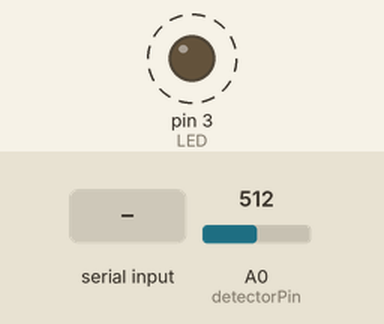
Simulated run of this sketch. Board: Arduino Uno, built with avr-gcc and run on an emulated ATmega328P. On the bench: output pins drawn as LEDs (lit = HIGH). Dashed ring = blinking. Inputs (shaded band) come from the test bench; at power-on: A0 (detectorPin) = 512. What the sketch prints to the serial monitor is not drawn.

Above: at 1.2 s.
1.3 s: "d" received over Serial
Timing chart, 0 to 10.3 s (numbered marks = the images above; inputs shaded):
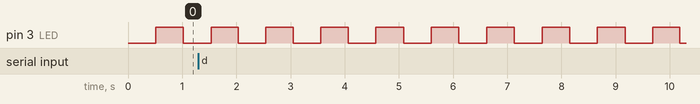

Measured:
- by itself, pin 3 (LED): alternates HIGH for 0.51 s and LOW for 0.51 s

The sketch:

arduino_datalog_python.ino
```cpp
const int LED = 3;
const int detectorPin = A0;

const unsigned long Ton_ms  = 500;
const unsigned long Toff_ms = 500;
const unsigned long Ts_ms   = 10;

const int discard = 3;

float lastTrue = 0.0;

// capture control
bool captureRequested = false;
int captureCount = 0;
double captureSum = 0.0;

float adcToVolt(int adc) {
  return (adc * 5.0) / 1023.0;
}

void setup() {
  pinMode(LED, OUTPUT);
  digitalWrite(LED, LOW);
  Serial.begin(115200);
  Serial.println("raw,true");
}

void loop() {

  // ---- robust serial read: consume all chars ----
  while (Serial.available() > 0) {
    char cmd = Serial.read();
    if (cmd == 'd' || cmd == 'D') {
      captureRequested = true;
      captureCount = 0;
      captureSum = 0.0;
      Serial.println("# D received, capturing 3 true values...");
    }
  }

  // ---------------- OFF window ----------------
  digitalWrite(LED, LOW);
  unsigned long t0 = millis();

  float sumOff = 0.0;
  int nOff = 0;
  int k = 0;

  while (millis() - t0 < Toff_ms) {
    float raw = adcToVolt(analogRead(detectorPin));

    Serial.print(raw, 4);
    Serial.print(",");
    Serial.println(lastTrue, 4);

    if (k >= discard) { sumOff += raw; nOff++; }
    k++;

    delay(Ts_ms);
  }

  float Voff_avg = (nOff > 0) ? (sumOff / nOff) : 0.0;

  // ---------------- ON window ----------------
  digitalWrite(LED, HIGH);
  t0 = millis();

  float sumOn = 0.0;
  int nOn = 0;
  k = 0;

  while (millis() - t0 < Ton_ms) {
    float raw = adcToVolt(analogRead(detectorPin));

    Serial.print(raw, 4);
    Serial.print(",");
    Serial.println(lastTrue, 4);

    if (k >= discard) { sumOn += raw; nOn++; }
    k++;

    delay(Ts_ms);
  }

  float Von_avg = (nOn > 0) ? (sumOn / nOn) : 0.0;

  // Update true once per full cycle
  lastTrue = Von_avg - Voff_avg;

  // ---- capture next 3 lastTrue updates ----
  if (captureRequested) {
    captureSum += lastTrue;
    captureCount++;

    if (captureCount >= 3) {
      float trueAvg = (float)(captureSum / 3.0);
      Serial.print("CAP,");
      Serial.println(trueAvg, 6);
      Serial.println("# Capture done.");
      captureRequested = false;
    }
  }

  digitalWrite(LED, LOW);
}
```
